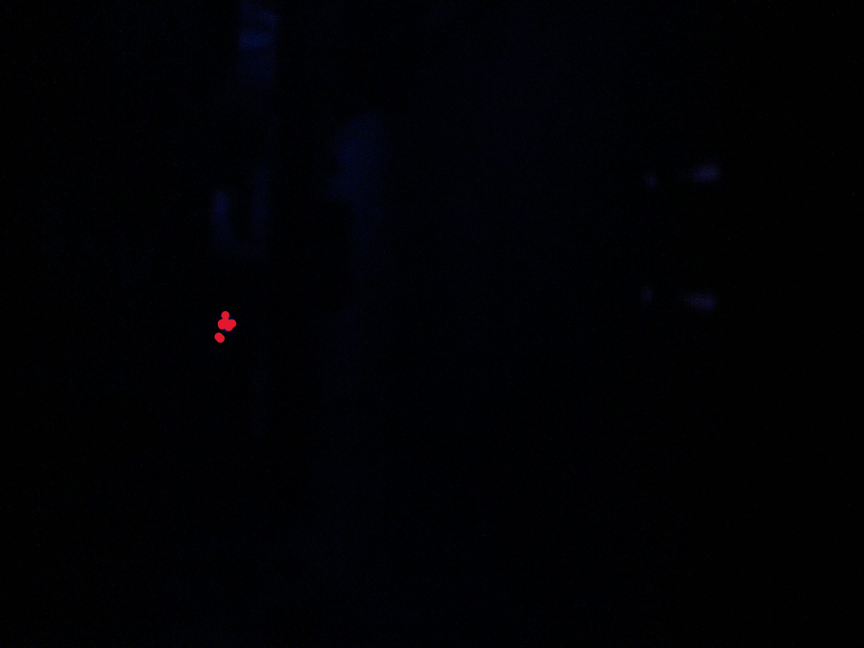
#> input picture Detection_Electronique/assets/images/Visor.jpg, 2592 x 1944 px (shown at 1/3 size)
$ jupyter execute Test_Laser_Detect.ipynb
#> lines starting #> are read from the running program, lines starting #| are printed output that depends on the picture; after the words box and inside, x2 and y2 are one past the last pixel; in counts of white or black regions, pixels touching at a corner belong together
[cell 1]
import cv2
import numpy as np
import matplotlib.pyplot as plt

# Red mask detection, same logic as in laser_detector.py
def detect_laser_on_image(image):
    lower_red1 = np.array([0, 100, 100])
    upper_red1 = np.array([10, 255, 255])
    lower_red2 = np.array([160, 100, 100])
    upper_red2 = np.array([179, 255, 255])

    hsv = cv2.cvtColor(image, cv2.COLOR_BGR2HSV)
    mask1 = cv2.inRange(hsv, lower_red1, upper_red1)
    mask2 = cv2.inRange(hsv, lower_red2, upper_red2)
    mask = mask1 | mask2
    mask = cv2.medianBlur(mask, 5)

    contours, _ = cv2.findContours(mask, cv2.RETR_EXTERNAL, cv2.CHAIN_APPROX_SIMPLE)

    center = None
    if contours:
        c = max(contours, key=cv2.contourArea)
        M = cv2.moments(c)
        if M["m00"] != 0:
            cx = int(M["m10"] / M["m00"])
            cy = int(M["m01"] / M["m00"])
            center = (cx, cy)
            cv2.circle(image, center, 10, (0, 255, 0), -1)

    return image, center

[cell 2]
# Load test image
image_path = "../assets/images/Visor.jpg"
image = cv2.imread(image_path)
#> image is the input picture: shape (1944, 2592, 3); mean B, G, R 4.1, 1.6, 1.3

if image is None:
    raise FileNotFoundError("Image non trouvée. Vérifie le chemin.")

# Redimensionner pour tests si besoin
image = cv2.resize(image, (640, 480))
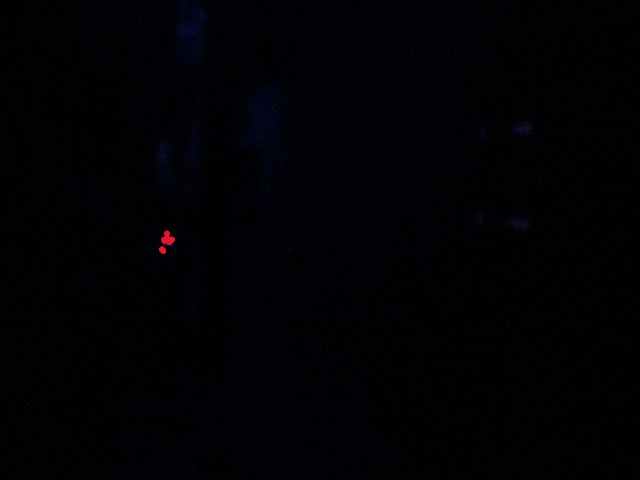
#> image: shape (480, 640, 3); mean B, G, R 4, 1.5, 1.2

[cell 3]
# Apply Laser detection
processed_image, center = detect_laser_on_image(image.copy())
#> in detect_laser_on_image, `hsv = cv2.cvtColor(image, cv2.COLOR_BGR2HSV)`: hsv: shape (480, 640, 3); mean H, S, V 83.4, 154.3, 4.1
#> in detect_laser_on_image, `mask1 = cv2.inRange(hsv, lower_red1, upper_red1)`: mask1: shape (480, 640); every value is 0
#> in detect_laser_on_image, `mask2 = cv2.inRange(hsv, lower_red2, upper_red2)`: mask2: shape (480, 640); 0.05% white; 2 white regions, box (x1, y1, x2, y2) and area: (161, 230, 175, 245) 123, (159, 246, 166, 254) 40
#> in detect_laser_on_image, `mask = cv2.medianBlur(mask, 5)`: mask: shape (480, 640); 0.05% white; 2 white regions
#> in detect_laser_on_image, `contours, _ = cv2.findContours(mask, cv2.RETR_EXTERNAL, cv2.CHAIN_APPR..`: contours = 2 contours; box (x1, y1, x2, y2) and area: (161, 231, 175, 245) 98, (159, 247, 166, 254) 23
#> in detect_laser_on_image, `c = max(contours, key=cv2.contourArea)`: c = contour of 26 points, box (x1, y1, x2, y2) (161, 231, 175, 245), area 98
#> in detect_laser_on_image, `M = cv2.moments(c)`: M = moments, m00 98, centre m10/m00, m01/m00 = (167.1, 238.3)
#> in detect_laser_on_image, `cx = int(M["m10"] / M["m00"])`: cx = 167
#> in detect_laser_on_image, `cy = int(M["m01"] / M["m00"])`: cy = 238
#> in detect_laser_on_image, `center = (cx, cy)`: center = (167, 238)
#> in detect_laser_on_image, `cv2.circle(image, center, 10, (0, 255, 0), -1)`:
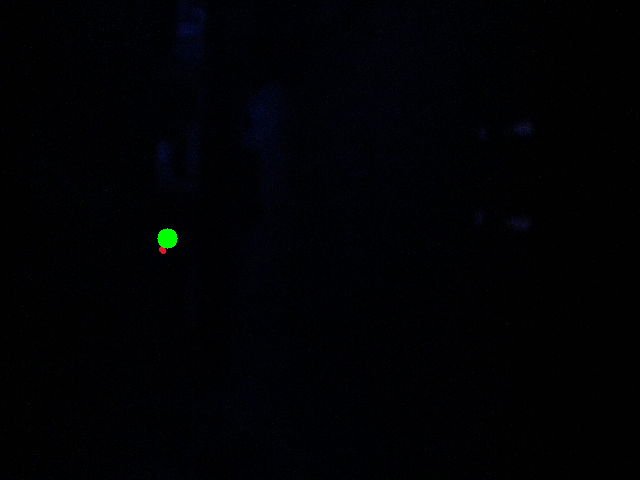
#> image: shape (480, 640, 3); 0.1% of pixels changed, all inside (x1, y1, x2, y2) = (157, 228, 178, 249); drawn as B, G, R
#> center = (167, 238)

if center:
    print(f"Centre détecté du spot laser : {center}")
#| Centre détecté du spot laser : (167, 238)
else:
    print("Aucun spot laser détecté.")

[cell 4]
# OpenCV utilise BGR, matplotlib attend RGB
image_rgb = cv2.cvtColor(processed_image, cv2.COLOR_BGR2RGB)

plt.figure(figsize=(8,6))
plt.imshow(image_rgb)
plt.title("Détection du laser sur l’image")
plt.axis("off")
plt.show()
